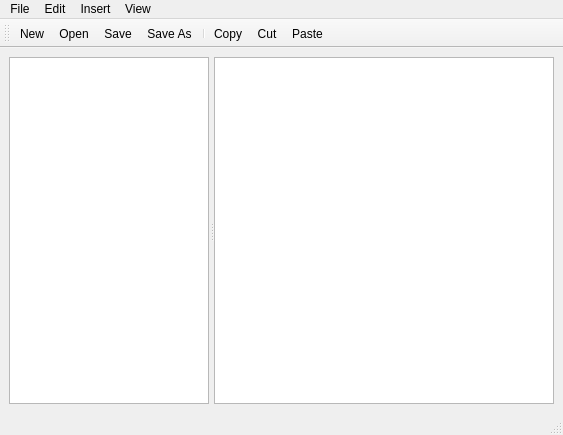
<?xml version="1.0" encoding="UTF-8"?>
<ui version="4.0">
 <class>MainWindow</class>
 <widget class="QMainWindow" name="MainWindow">
  <property name="geometry">
   <rect>
    <x>0</x>
    <y>0</y>
    <width>563</width>
    <height>435</height>
   </rect>
  </property>
  <property name="windowTitle">
   <string>MainWindow</string>
  </property>
  <widget class="QWidget" name="centralwidget">
   <layout class="QVBoxLayout" name="verticalLayout">
    <item>
     <widget class="QSplitter" name="splitter">
      <property name="lineWidth">
       <number>1</number>
      </property>
      <property name="orientation">
       <enum>Qt::Horizontal</enum>
      </property>
      <property name="handleWidth">
       <number>5</number>
      </property>
      <property name="childrenCollapsible">
       <bool>false</bool>
      </property>
      <widget class="QListWidget" name="listWidget">
       <property name="maximumSize">
        <size>
         <width>200</width>
         <height>16777215</height>
        </size>
       </property>
      </widget>
      <widget class="QPlainTextEdit" name="plainTextEdit"/>
     </widget>
    </item>
   </layout>
  </widget>
  <widget class="QMenuBar" name="menubar">
   <property name="geometry">
    <rect>
     <x>0</x>
     <y>0</y>
     <width>563</width>
     <height>21</height>
    </rect>
   </property>
   <widget class="QMenu" name="menuFile">
    <property name="title">
     <string>File</string>
    </property>
    <addaction name="actionNew"/>
    <addaction name="actionOpen"/>
    <addaction name="actionSave"/>
    <addaction name="actionSave_As"/>
    <addaction name="separator"/>
    <addaction name="actionExit"/>
   </widget>
   <widget class="QMenu" name="menuEdit">
    <property name="title">
     <string>Edit</string>
    </property>
    <addaction name="actionCopy"/>
    <addaction name="actionCut"/>
    <addaction name="actionPaste"/>
    <addaction name="separator"/>
    <addaction name="actionSelect_All"/>
    <addaction name="actionSelect_None"/>
   </widget>
   <widget class="QMenu" name="menuInsert">
    <property name="title">
     <string>Insert</string>
    </property>
    <addaction name="actionAnimals"/>
    <addaction name="actionShapes"/>
    <addaction name="actionFood"/>
   </widget>
   <widget class="QMenu" name="menuView">
    <property name="title">
     <string>View</string>
    </property>
    <addaction name="actionToolbar_top"/>
    <addaction name="actionToolbar_bottom"/>
    <addaction name="actionToolbar_left"/>
    <addaction name="actionToolbar_right"/>
    <addaction name="separator"/>
    <addaction name="actionToolbar_floatable"/>
    <addaction name="actionToolbar_movable"/>
   </widget>
   <addaction name="menuFile"/>
   <addaction name="menuEdit"/>
   <addaction name="menuInsert"/>
   <addaction name="menuView"/>
  </widget>
  <widget class="QStatusBar" name="statusbar"/>
  <widget class="QToolBar" name="toolBar">
   <property name="windowTitle">
    <string>toolBar</string>
   </property>
   <attribute name="toolBarArea">
    <enum>TopToolBarArea</enum>
   </attribute>
   <attribute name="toolBarBreak">
    <bool>false</bool>
   </attribute>
   <addaction name="actionNew"/>
   <addaction name="actionOpen"/>
   <addaction name="actionSave"/>
   <addaction name="actionSave_As"/>
   <addaction name="separator"/>
   <addaction name="actionCopy"/>
   <addaction name="actionCut"/>
   <addaction name="actionPaste"/>
  </widget>
  <action name="actionNew">
   <property name="icon">
    <iconset resource="resources.qrc">
     <normaloff>:/files/images/new.png</normaloff>:/files/images/new.png</iconset>
   </property>
   <property name="text">
    <string>New</string>
   </property>
  </action>
  <action name="actionOpen">
   <property name="icon">
    <iconset resource="resources.qrc">
     <normaloff>:/files/images/open.png</normaloff>:/files/images/open.png</iconset>
   </property>
   <property name="text">
    <string>Open</string>
   </property>
  </action>
  <action name="actionSave">
   <property name="icon">
    <iconset resource="resources.qrc">
     <normaloff>:/files/images/save.png</normaloff>:/files/images/save.png</iconset>
   </property>
   <property name="text">
    <string>Save</string>
   </property>
  </action>
  <action name="actionSave_As">
   <property name="icon">
    <iconset resource="resources.qrc">
     <normaloff>:/files/images/saveas.png</normaloff>:/files/images/saveas.png</iconset>
   </property>
   <property name="text">
    <string>Save As</string>
   </property>
  </action>
  <action name="actionExit">
   <property name="text">
    <string>Exit</string>
   </property>
  </action>
  <action name="actionCopy">
   <property name="icon">
    <iconset resource="resources.qrc">
     <normaloff>:/files/images/copy.png</normaloff>:/files/images/copy.png</iconset>
   </property>
   <property name="text">
    <string>Copy</string>
   </property>
  </action>
  <action name="actionCut">
   <property name="icon">
    <iconset resource="resources.qrc">
     <normaloff>:/files/images/cut.png</normaloff>:/files/images/cut.png</iconset>
   </property>
   <property name="text">
    <string>Cut</string>
   </property>
  </action>
  <action name="actionPaste">
   <property name="icon">
    <iconset resource="resources.qrc">
     <normaloff>:/files/images/paste.png</normaloff>:/files/images/paste.png</iconset>
   </property>
   <property name="text">
    <string>Paste</string>
   </property>
  </action>
  <action name="actionSelect_All">
   <property name="icon">
    <iconset resource="resources.qrc">
     <normaloff>:/files/images/selectall.png</normaloff>:/files/images/selectall.png</iconset>
   </property>
   <property name="text">
    <string>Select All</string>
   </property>
  </action>
  <action name="actionSelect_None">
   <property name="icon">
    <iconset resource="resources.qrc">
     <normaloff>:/files/images/selectnone.png</normaloff>:/files/images/selectnone.png</iconset>
   </property>
   <property name="text">
    <string>Select None</string>
   </property>
  </action>
  <action name="actionAnimals">
   <property name="text">
    <string>Animals</string>
   </property>
  </action>
  <action name="actionShapes">
   <property name="text">
    <string>Shapes</string>
   </property>
  </action>
  <action name="actionFood">
   <property name="text">
    <string>Food</string>
   </property>
  </action>
  <action name="actionToolbar_top">
   <property name="text">
    <string>Toolbar top</string>
   </property>
  </action>
  <action name="actionToolbar_bottom">
   <property name="text">
    <string>Toolbar bottom</string>
   </property>
  </action>
  <action name="actionToolbar_left">
   <property name="text">
    <string>Toolbar left</string>
   </property>
  </action>
  <action name="actionToolbar_right">
   <property name="text">
    <string>Toolbar right</string>
   </property>
  </action>
  <action name="actionToolbar_floatable">
   <property name="checkable">
    <bool>true</bool>
   </property>
   <property name="text">
    <string>Toolbar floatable</string>
   </property>
  </action>
  <action name="actionToolbar_movable">
   <property name="checkable">
    <bool>true</bool>
   </property>
   <property name="text">
    <string>Toolbar movable</string>
   </property>
  </action>
 </widget>
 <resources>
  <include location="resources.qrc"/>
 </resources>
 <connections/>
</ui>
